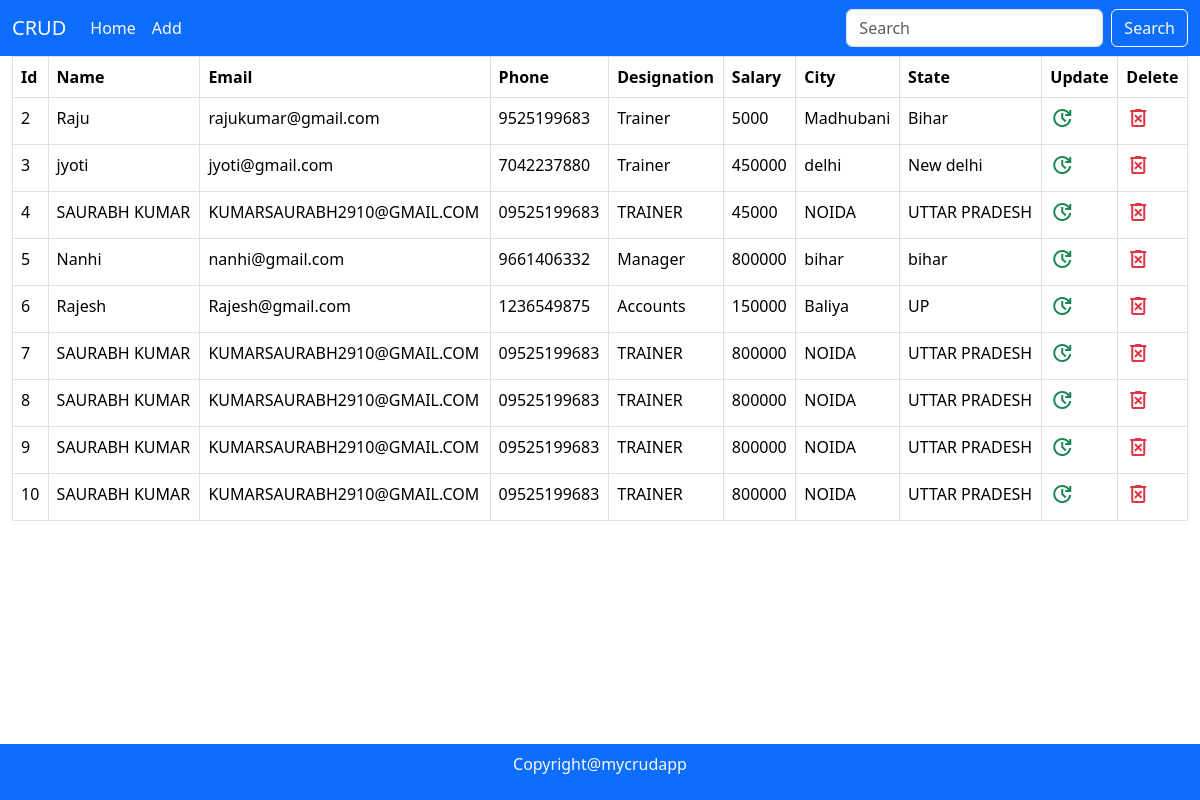
/, run on an earlier commit of the app's database.
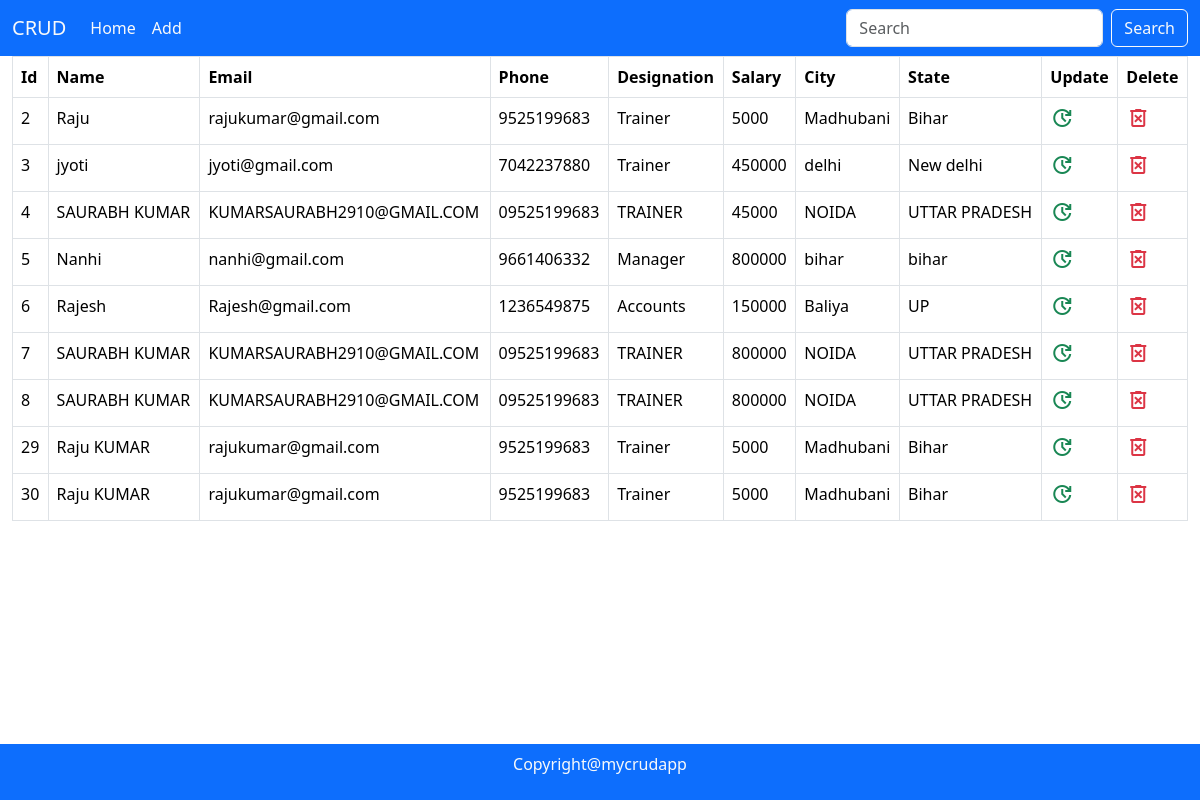
And on a later commit of the database.
### mainApp/models.py (models this page shows)
class Employee(models.Model):
    id =models.AutoField(primary_key=True)
    name = models.CharField(max_length=30)
    email=models.EmailField(max_length=30)
    dsg=models.CharField(max_length=20)
    phone=models.CharField(max_length=15,default="")
    salary=models.IntegerField()
    city=models.CharField(max_length=20,default="",null=True, blank=True)
    state=models.CharField(max_length=20,default="",null=True, blank=True)

### mainApp/views.py (the view)
# urls.py: path("", views.EmployeeClassView.as_view(), name="home"),
class EmployeeClassView(TemplateView):
    template_name="index.html"
    def get_context_data(self,*args,**kwargs):
        context = super().get_context_data(**kwargs)
        data = Employee.objects.all().order_by("id")
        context={'data':data}
        return context

### mainApp/templates/index.html (shortened to what this page needs)
{% load static %}
<!DOCTYPE html>
<html lang="en">
<head>
  <link rel="stylesheet" href="{% static 'style.css'  %}">
  <link href="https://cdn.jsdelivr.net/npm/bootstrap@5.3.1/dist/css/bootstrap.min.css" rel="stylesheet"
>
</head>
<body>
  <nav class="navbar navbar-expand-lg bg-primary">
    <div class="container-fluid">
      <a class="navbar-brand text-light" href="{% url 'home' %}">CRUD</a>
      <div class="collapse navbar-collapse" id="navbarSupportedContent">
        <ul class="navbar-nav me-auto mb-2 mb-lg-0">
          <li class="nav-item">
            <a class="nav-link text-light active" aria-current="page" href="{% url 'home' %}">Home</a>
          </li>
          <li class="nav-item">
            <a class="nav-link text-light" href="{% url 'add' %}">Add</a>
          </li>
        </ul>
        <form class="d-flex" role="search">
          <input class="form-control me-2" type="search" placeholder="Search" aria-label="Search">
          <button class="btn btn-outline-light" type="submit">Search</button>
        </form>
      </div>
    </div>
  </nav>
  {% block body %}
  <div class="container-fluid mid-section">
    <div class="table-responsive">
      <table class="table table-bordered">
        <tr>
          <th>Id</th>
          <th>Name</th>
          <th>Email</th>
          <th>Phone</th>
          <th>Designation</th>
          <th>Salary</th>
          <th>City</th>
          <th>State</th>
          <th>Update</th>
          <th>Delete</th>
        </tr>
        {% for item in data %}
        <tr>
          <td>{{item.id}}</td>
          <td>{{item.name}}</td>
          <td>{{item.email}}</td>
          <td>{{item.phone}}</td>
          <td>{{item.dsg}}</td>
          <td>{{item.salary}}</td>
          <td>{{item.city}}</td>
          <td>{{item.state}}</td>
          <td><a href="{% url 'update'   item.id  %}"><span class="material-symbols-outlined text-success">update</span></a></td>
          <td><a href="{% url 'delete' item.id %}"><span class="material-symbols-outlined text-danger">delete_forever</span></a></td>
        </tr>
        {% endfor %}
      </table>
    </div>
    {% endblock %}
    <footer class="bg-primary text-light text-center p-2 fixed-bottom">
      <p>Copyright@mycrudapp</p>
    </footer>
</body>
</html>

What changed in the data, as far as the page shows it:
removed Employee: id "9", name "SAURABH KUMAR", email "KUMARSAURABH2910@GMAIL.COM", phone "09525199683", dsg "TRAINER", salary "800000", city "NOIDA", state "UTTAR PRADESH"
removed Employee: id "10", name "SAURABH KUMAR", email "KUMARSAURABH2910@GMAIL.COM", phone "09525199683", dsg "TRAINER", salary "800000", city "NOIDA", state "UTTAR PRADESH"
added Employee: id "29", name "Raju KUMAR", email "rajukumar@gmail.com", phone "9525199683", dsg "Trainer", salary "5000", city "Madhubani", state "Bihar"
added Employee: id "30", name "Raju KUMAR", email "rajukumar@gmail.com", phone "9525199683", dsg "Trainer", salary "5000", city "Madhubani", state "Bihar"
